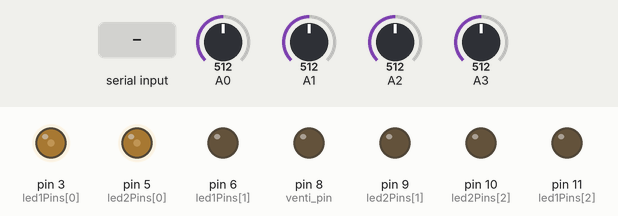
This program was run on a simulated Arduino Nano, built with avr-gcc and run on an emulated ATmega328P. On the bench: output pins drawn as LEDs (lit = HIGH). The test bench sets the inputs (shaded band); at power-on: A0 = 512, A1 = 512, A2 = 512, A3 = 512. What the program prints to the serial monitor is not drawn.

Above: at 1.2 s.
1.3 s: "1\n" received over Serial
At 2.1 s:
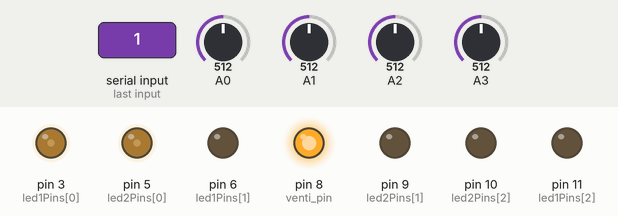
At 3.34 s:
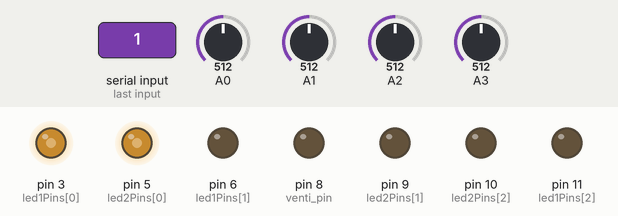
4.3 s: "1\n" received over Serial
At 5.1 s:
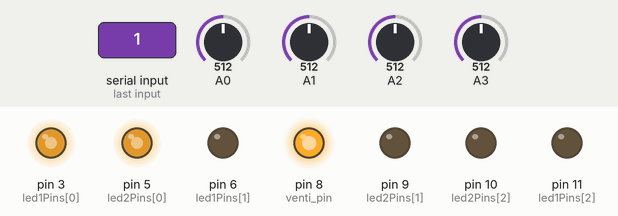
At 5.62 s:
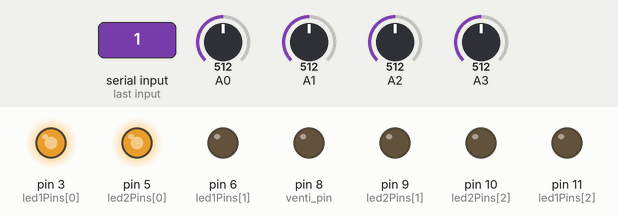
7.3 s: "90,45\n" received over Serial
10.3 s: "30,150\n" received over Serial
19.3 s: A0 set to 468
22.3 s: A0 set to 445
Timing chart, 0 to 26.3 s (numbered marks = the images above; inputs shaded):
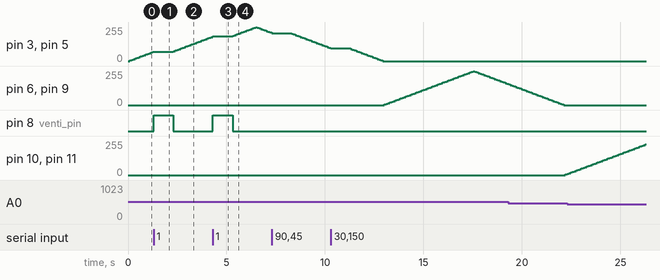

The program:

main.cpp
```cpp
#include <Arduino.h>

// RGB-LED Pins
const int led1Pins[3] = {3, 6, 11}; // Rot, Grün, Blau Pins für LED 1
const int led2Pins[3] = {5, 9, 10}; // Rot, Grün, Blau Pins für LED 2

// Fade Einstellungen
int brightness[3] = {0, 0, 0};    // Helligkeitswerte für R, G, B
int fadeAmount = 5;               // Schrittgröße für das Fading
unsigned long previousMillis = 0; // Speichert die Zeit des letzten Updates
const long interval = 90;         // Zeitintervall für das Fading
int currentColor = 0;             // Aktuelle Farbe (0 = Rot, 1 = Grün, 2 = Blau)

// Ventilation
const int venti_pin = 8;

// Serial Data Transfer
unsigned long lastSendTime = 0;        // Zeitstempel für letzte Übertragung
const unsigned long sendInterval = 30; // Intervall in Millisekunden
int serialData[4] = {0, 0, 0, 0};      // Array für Datenübertragung: Joystick-Werte und Ventilationsstatus

void rgbDemo()
{
  unsigned long currentMillis = millis();

  if (currentMillis - previousMillis >= interval)
  {
    previousMillis = currentMillis;

    // Helligkeit für die aktuelle Farbe anpassen
    brightness[currentColor] += fadeAmount;

    // Wenn die Helligkeit den Grenzwert erreicht, Richtung umkehren
    if (brightness[currentColor] <= 0 || brightness[currentColor] >= 255)
    {
      fadeAmount = -fadeAmount;

      // Wenn die Farbe zurück auf 0 gedimmt wurde, zur nächsten Farbe wechseln
      if (brightness[currentColor] <= 0)
      {
        currentColor = (currentColor + 1) % 3; // Zyklus Rot -> Grün -> Blau
      }
    }

    // Helligkeit nur für die aktuelle Farbe anwenden, andere Farben ausschalten
    for (int i = 0; i < 3; i++)
    {
      analogWrite(led1Pins[i], (i == currentColor) ? brightness[i] : 0);
      analogWrite(led2Pins[i], (i == currentColor) ? brightness[i] : 0);
    }
  }
}

void setRgbColor(int r, int g, int b)
{
  for (int i = 0; i < 3; i++)
  {
    analogWrite(led1Pins[i], i == 0 ? r : (i == 1 ? g : b));
    analogWrite(led2Pins[i], i == 0 ? r : (i == 1 ? g : b));
  }
}
// Analog-Stick-Werte lesen und zentrieren
int readCenteredAnalog(int pin)
{
  int rawValue = analogRead(pin);

  // Falls Wert in Toleranzbereich liegt, auf 512 setzen
  if (rawValue >= 460 && rawValue <= 580)
  {
    return 512;
  }

  // Wertebereich spiegeln (umkehren) bei Bedarf
  return rawValue;
}

void readAnalogStick()
{
  // Joystick-Daten lesen und speichern
  serialData[0] = 1023 - readCenteredAnalog(A2); // X-Achse
  serialData[1] = 1023 - readCenteredAnalog(A3); // Y-Achse
  serialData[2] = readCenteredAnalog(A1);        // Zweiter Stick X-Achse (falls benötigt)
  serialData[3] = readCenteredAnalog(A0);        // Zweiter Stick Y-Achse (falls benötigt)
}
void readSerialData() {
  if (Serial.available() > 0) {
    int receivedValue = Serial.parseInt(); // Liest eine Ganzzahl
    if (receivedValue == 0 || receivedValue == 1) { // Nur 0 oder 1 akzeptieren
      digitalWrite(venti_pin, receivedValue);
    }
    Serial.flush();  // Optional: Puffer leeren, falls es mehrere Werte gibt
  }
}

void sendSerialData()
{
  unsigned long currentTime = millis();

  // Prüfen, ob das Intervall erreicht ist
  if (currentTime - lastSendTime >= sendInterval)
  {
    lastSendTime = currentTime; // Zeitstempel aktualisieren

    // Alle Elemente von serialData senden, getrennt durch Komma
    for (int i = 0; i < 4; i++)
    {
      Serial.print(serialData[i]);
      if (i < 3)
        Serial.print(","); // Trennzeichen hinzufügen, außer beim letzten Element
    }
    Serial.println(); // Neue Zeile für nächsten Datensatz
  }
}

void setup()
{
  Serial.begin(9600);
  for (int i = 0; i < 3; i++)
  {
    pinMode(led1Pins[i], OUTPUT);
    pinMode(led2Pins[i], OUTPUT);
  }
  pinMode(venti_pin, OUTPUT);
}

void loop()
{
  rgbDemo(); // Falls RGB-Demo benötigt wird
  readAnalogStick();
  sendSerialData();
  readSerialData();
}
```

Measured:
- after the input at 1.3 s, pin 8 (venti_pin): LOW → HIGH at once, → LOW 1.0 s later
- after the input at 4.3 s, pin 8 (venti_pin): LOW → HIGH at once, → LOW 1.0 s later
- by itself, pin 6 (led1Pins[1]), pin 9 (led2Pins[1]): rises from 0/255 to 255/255 in 4.5 s, then falls to 160/255 in 1.7 s
